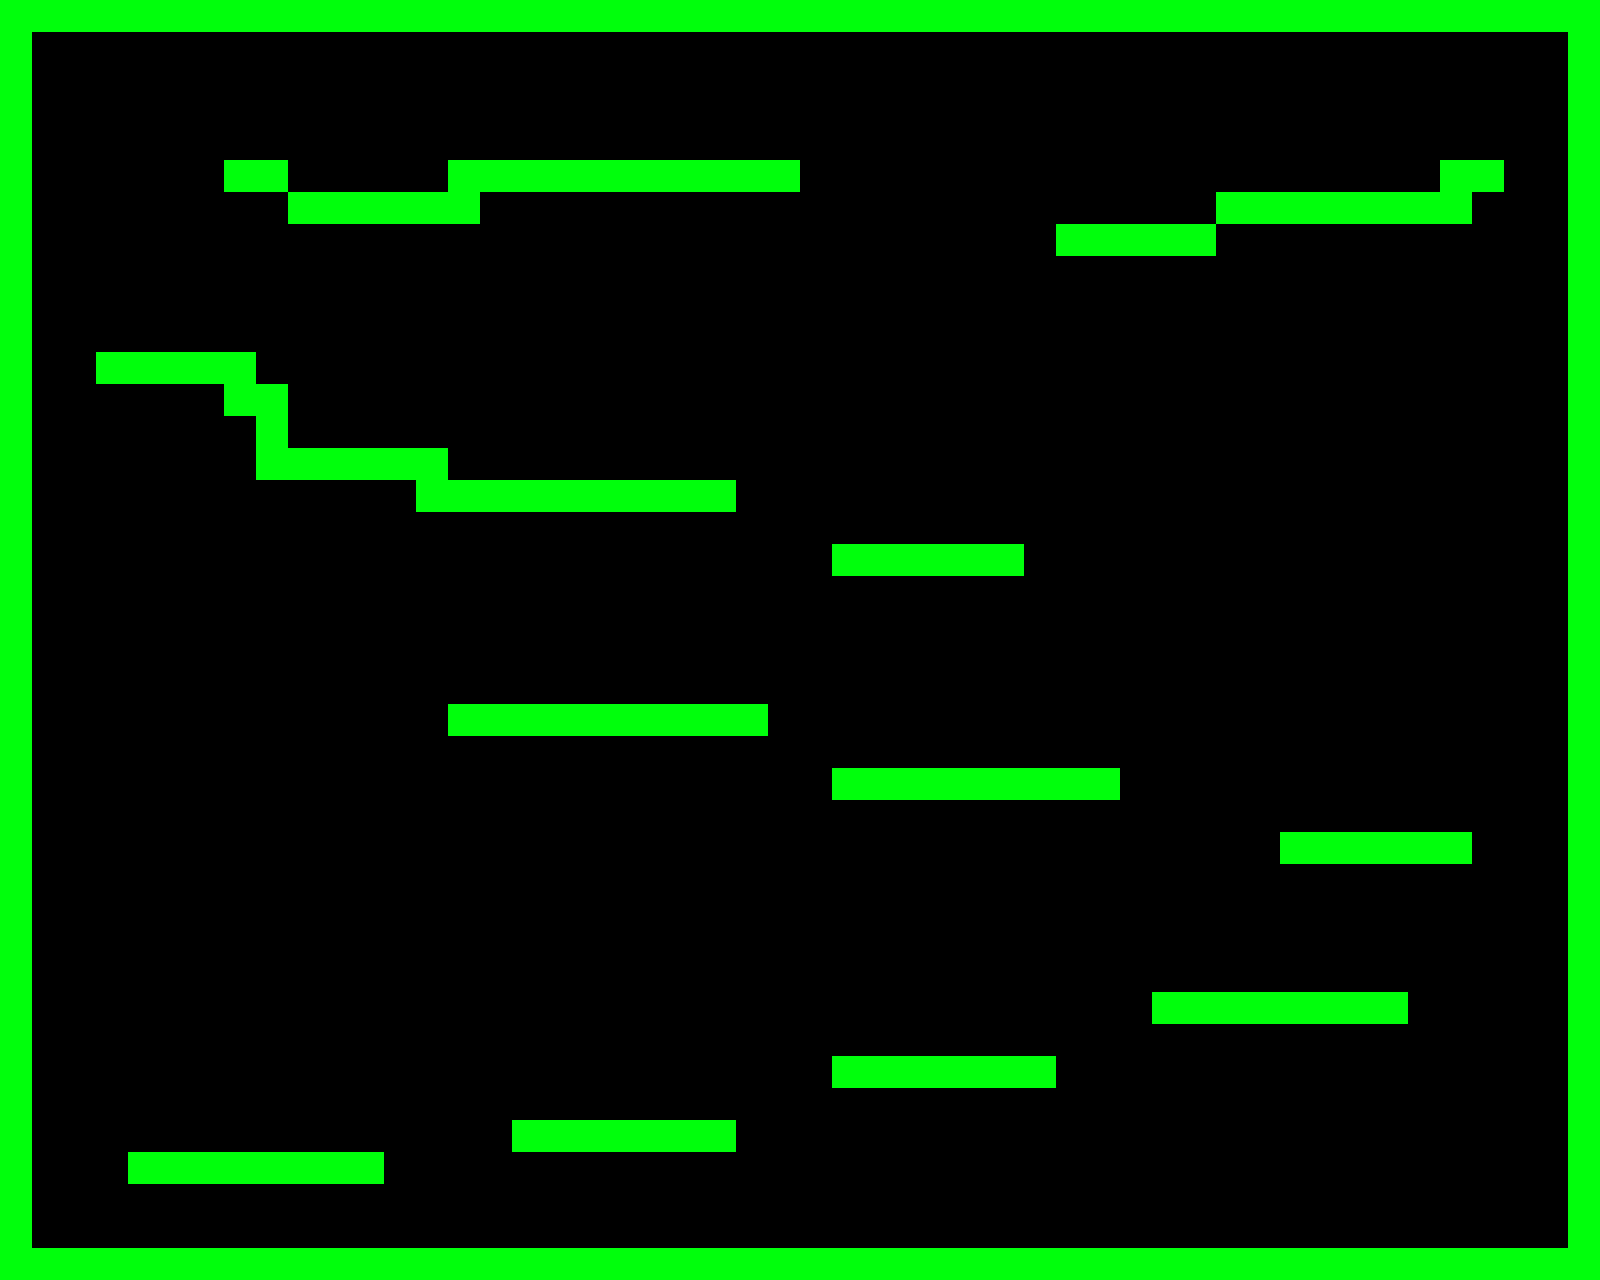

This is a level from a 2D game, rendered from its Tiled map with the project's own tilesets. A one-line summary and the map file follow, with tile-layer data summarised:
An orthogonal 50x40 tile map with 32x32 px tiles, 1 tile layer (Livello tile 1) and 24 objects.

<map version="1.0" orientation="orthogonal" renderorder="right-down" width="50" height="40" tilewidth="32" tileheight="32" nextobjectid="26">
 <tileset firstgid="1" name="Set" tilewidth="32" tileheight="32" tilecount="9">
  <image source="resources/tiles/WallsTemp.png" width="96" height="96" />
 </tileset>
 <layer name="Livello tile 1" width="50" height="40">
  <data>[2000 cells, 295 non-empty, 1 distinct tile ids]</data>
 </layer>
 <objectgroup name="Triggers">
  <object id="1" x="0" y="0" width="1600" height="32">
   <properties>
    <property name="blocker" value="lrbt" />
   </properties>
  </object>
  <object id="2" x="0" y="1248" width="1600" height="32">
   <properties>
    <property name="blocker" value="lrbt" />
   </properties>
  </object>
  <object id="3" x="0" y="32" width="32" height="1216">
   <properties>
    <property name="blocker" value="lrbt" />
   </properties>
  </object>
  <object id="4" x="1568" y="32" width="32" height="1216">
   <properties>
    <property name="blocker" value="lrbt" />
   </properties>
  </object>
  <object id="5" x="128" y="1152" width="256" height="32">
   <properties>
    <property name="blocker" value="lrbt" />
   </properties>
  </object>
  <object id="6" x="512" y="1120" width="224" height="32">
   <properties>
    <property name="blocker" value="ltbr" />
   </properties>
  </object>
  <object id="7" x="832" y="1056" width="224" height="32">
   <properties>
    <property name="blocker" value="ltbr" />
   </properties>
  </object>
  <object id="8" x="1152" y="992" width="256" height="32">
   <properties>
    <property name="blocker" value="ltbr" />
   </properties>
  </object>
  <object id="9" x="1280" y="832" width="192" height="32">
   <properties>
    <property name="blocker" value="ltbr" />
   </properties>
  </object>
  <object id="10" x="832" y="768" width="288" height="32">
   <properties>
    <property name="blocker" value="ltbr" />
   </properties>
  </object>
  <object id="11" x="448" y="704" width="320" height="32">
   <properties>
    <property name="blocker" value="ltbr" />
   </properties>
  </object>
  <object id="12" x="832" y="544" width="192" height="32">
   <properties>
    <property name="blocker" value="ltbr" />
   </properties>
  </object>
  <object id="13" x="416" y="480" width="320" height="32">
   <properties>
    <property name="blocker" value="ltbr" />
   </properties>
  </object>
  <object id="14" x="288" y="448" width="160" height="32">
   <properties>
    <property name="blocker" value="ltbr" />
   </properties>
  </object>
  <object id="16" x="256" y="384" width="32" height="96">
   <properties>
    <property name="blocker" value="ltbr" />
   </properties>
  </object>
  <object id="17" x="96" y="352" width="160" height="32">
   <properties>
    <property name="blocker" value="ltbr" />
   </properties>
  </object>
  <object id="18" x="224" y="384" width="32" height="32">
   <properties>
    <property name="blocker" value="ltbr" />
   </properties>
  </object>
  <object id="19" x="224" y="160" width="64" height="32">
   <properties>
    <property name="blocker" value="ltbr" />
   </properties>
  </object>
  <object id="20" x="288" y="192" width="192" height="32">
   <properties>
    <property name="blocker" value="ltbr" />
   </properties>
  </object>
  <object id="21" x="448" y="160" width="352" height="32">
   <properties>
    <property name="blocker" value="ltbr" />
   </properties>
  </object>
  <object id="22" x="1056" y="224" width="160" height="32">
   <properties>
    <property name="blocker" value="ltbr" />
   </properties>
  </object>
  <object id="23" x="1216" y="192" width="256" height="32">
   <properties>
    <property name="blocker" value="ltbr" />
   </properties>
  </object>
  <object id="24" x="1440" y="160" width="64" height="32">
   <properties>
    <property name="blocker" value="ltbr" />
   </properties>
  </object>
  <object id="25" x="64" y="1184" width="32" height="32">
   <properties>
    <property name="player" value="entrance" />
   </properties>
  </object>
 </objectgroup>
</map>
